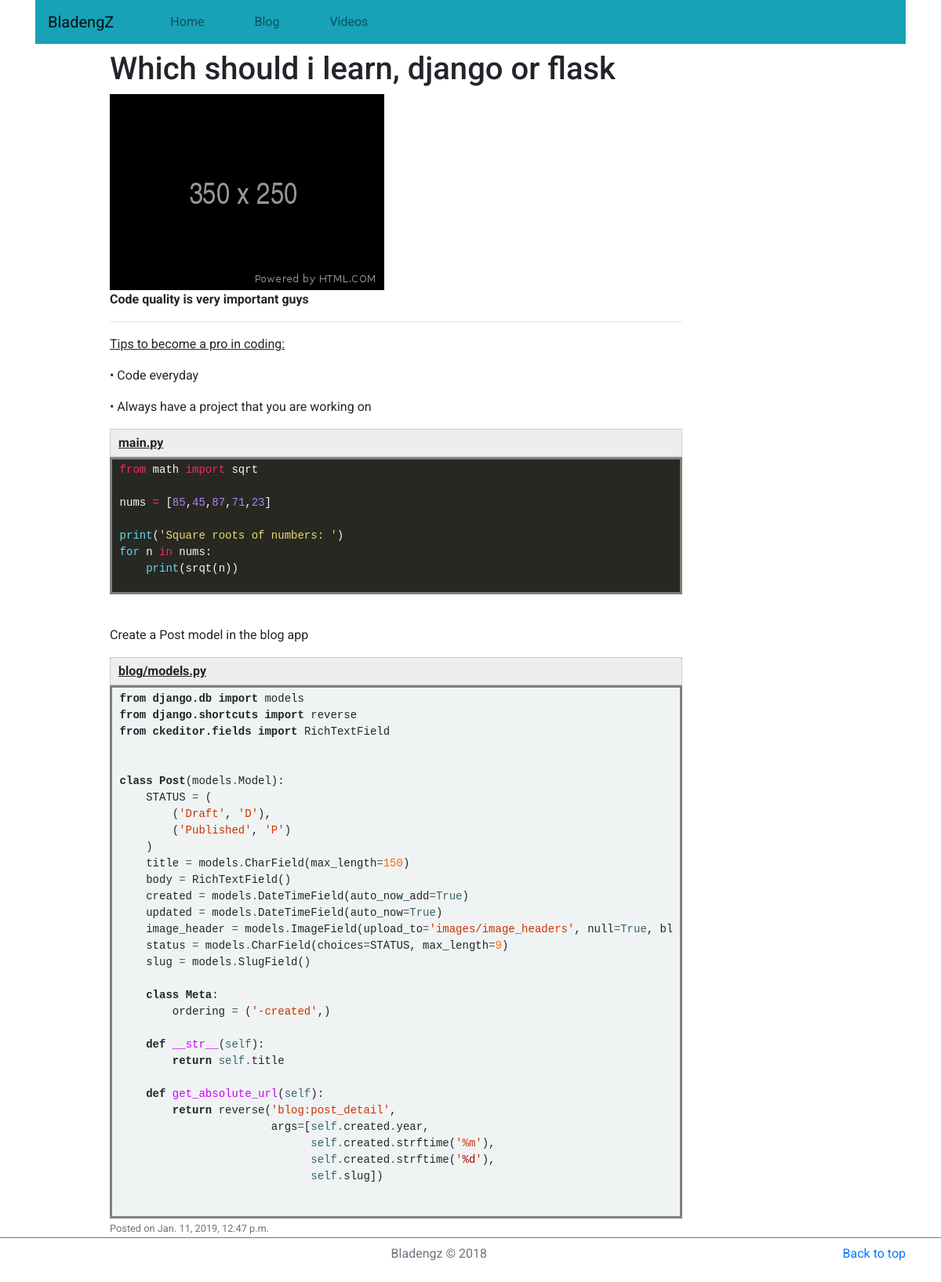
Page /blog/2019/01/11/why-should-i-learn-django/ on the committed database.
### blog/models.py (models this page shows, shortened)
class Post(models.Model):
    STATUS = (
        ('Draft', 'D'),
        ('Published', 'P')
    )
    title = models.CharField(max_length=150)
    body = RichTextField()
    created = models.DateTimeField(auto_now_add=True)
    updated = models.DateTimeField(auto_now=True)
    image_header = models.ImageField(upload_to='images/image_headers', null=True, blank=True)
    status = models.CharField(choices=STATUS, max_length=9)
    slug = models.SlugField()
    pub_date = models.DateTimeField(blank=True, null=True)
    objects = models.Manager()
    published = PublishedPostsManager()
    class Meta:
        ordering = ('-pub_date','-created',)

### blog/views.py (the view)
# urls.py: path('<int:year>/<int:month>/<int:day>/<slug>/', PostDetailView.as_view(), name='post_detail'),
class PostDetailView(DetailView):
    model = Post

### bladengz/templates/blog/post_detail.html (shortened to what this page needs)
{% extends 'base.html' %}
{% load disqus_tags %}
{% block content %}
    <div class="row">
        <div class="col-md-1">
        </div>
        <div class="col-md-8">
            <h1>{{post.title}}</h1>
            {% if post.image_header %}
                <img src="{{post.image_header.url}}" class="img-fluid">
            {% endif %}
            <div>
                {{ post.body|safe }}
            </div>
            <small class="text-muted">Posted on {{post.created}}</small>
        </div>
        <div class="col-md-2"></div>
    </div>
{% endblock content %}

### bladengz/static/css/styles.css (style rules this page uses)
body { font-family: 'Roboto', sans-serif; }

### rows in the picture
Post: title "Which should i learn, django or flask", image_header (picture), body "Code quality is very important guys Tips to become a pro in coding: • Code everyday • Always have a project that you are working on main.py from math import sqrt nums = [ 85 , 45 , 87 , 71 , 23 ] print ( 'Square roots of numbers: ' ) for n in nums: print (srqt(n)) Create a Post model in the blog app blog/models.py from django.db import models from django.shortcuts import reverse from ckeditor.fields import RichTextField class Post (models . Model): STATUS = ( ( 'Draft' , 'D' ), ( 'Published' , 'P' ) ) title = models . CharField(max_length = 150 ) body = RichTextField() created = models . DateTimeField(auto_now_add = True ) updated = models . DateTimeField(auto_now = True ) image_header =…", created "Jan. 11, 2019, 12:47 p.m."
